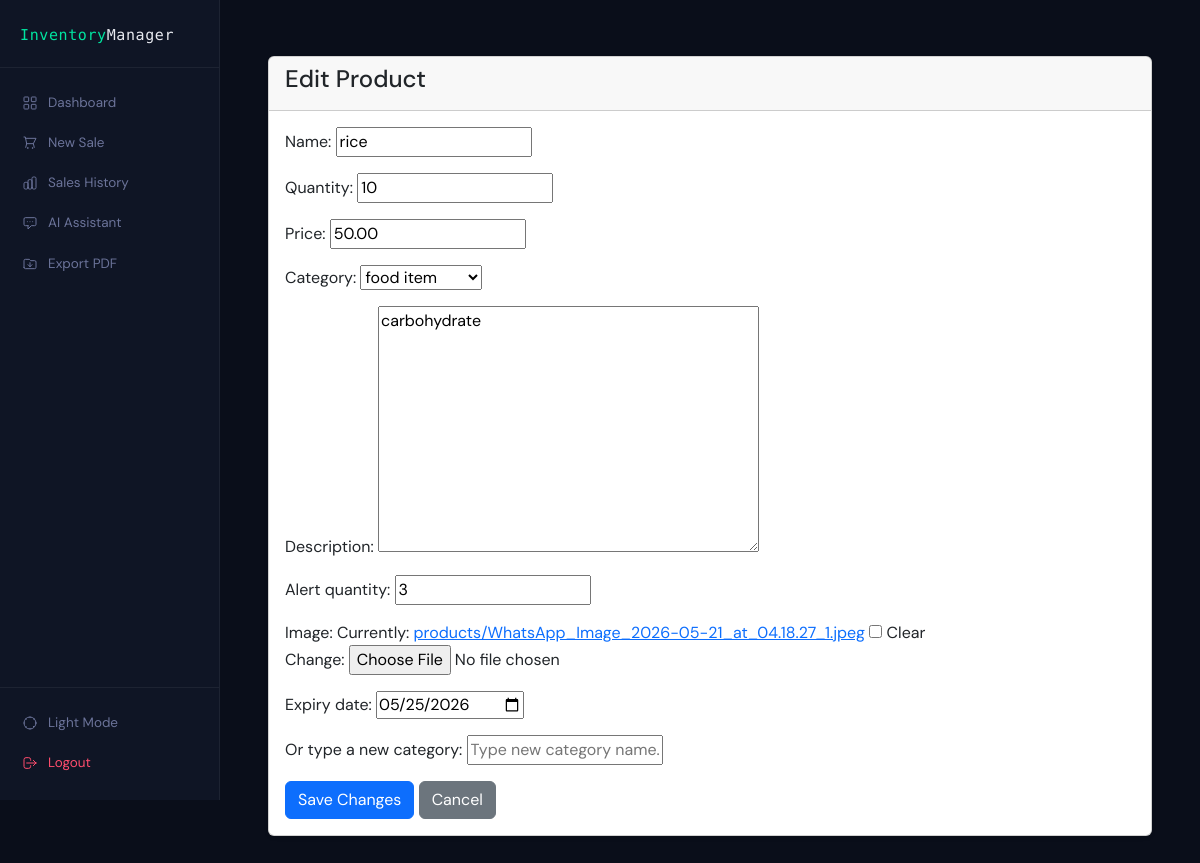
The page /edit/16/ (signed in) on the database its author committed.
### products/models.py (models this page shows, shortened)
class Product(models.Model):
    name = models.CharField(max_length=200)
    quantity = models.IntegerField()
    category = models.ForeignKey("Category", on_delete=models.SET_NULL, null=True, blank=True)
    price = models.DecimalField(max_digits=10, decimal_places=2)
    description = models.TextField(blank=True, null=True)
    created_at = models.DateTimeField(auto_now_add=True)
    user = models.ForeignKey(User, on_delete=models.CASCADE)
    alert_quantity = models.IntegerField(default=5)
    image = models.ImageField(upload_to='products/',blank=True,null=True)
    expiry_date = models.DateField(blank=True, null=True)

class Category(models.Model):
    name = models.CharField(max_length=200)
    class Meta:
        verbose_name_plural = "Categories"
    def __str__(self):
        return self.name

### products/views.py (the view)
# urls.py: path("edit/<int:pk>/", EditItemView.as_view(), name="edit_item"),
class EditItemView(LoginRequiredMixin, UpdateView):
    model = Product
    form_class = ProductModelForm
    template_name = "products/edit_item.html"
    success_url = reverse_lazy("dashboard")
    def get_queryset(self):
        return Product.objects.filter(user=self.request.user)

### products/forms.py (shortened to what this page needs)
class ProductModelForm(forms.ModelForm):
    new_category = forms.CharField(
        required=False,
        label="Or type a new category",
        widget=forms.TextInput(attrs={'placeholder': 'Type new category name...'})
    )
    class Meta:
        model = Product
        fields = ['name', 'quantity', 'price', 'category', 'description', 'alert_quantity', 'image', 'expiry_date']
        widgets = {
            'expiry_date': forms.DateInput(attrs={'type': 'date'}),
        }

### products/templates/products/edit_item.html (shortened to what this page needs)
{% extends "products/base.html" %}
{% block content %}
<div class="container mt-4">
    <div class="card shadow-sm">
        <div class="card-header">
            <h4>Edit Product</h4>
        </div>
         <form method="POST" enctype="multipart/form-data">
        <div class="card-body">
            <form method="POST">
                {{ form.as_p }}
                <button type="submit" class="btn btn-primary">
                    Save Changes
                </button>
                <a href="{% url 'dashboard' %}" class="btn btn-secondary">
                    Cancel
                </a>
            </form>
        </div>
    </div>
</div>
{% endblock content %}

### products/templates/products/base.html (style rules this page uses)
:root { --bg: #0a0e1a; --bg2: #0f1525; --bg3: #151c30; --border: rgba(255,255,255,0.06); --accent: #00e5a0; --accent2: #0066ff; --danger: #ff4d6d; --warning: #ffb347; --text: #e8eaf0; --muted: #6b7399; --card: #111827; }
* { box-sizing: border-box; }
body { background: var(--bg); color: var(--text); font-family: 'DM Sans', sans-serif; min-height: 100vh; margin: 0; }

### rows shown on the page
Product: name "rice", quantity "10", price "50.00", category "food item", description "carbohydrate", alert_quantity "3", expiry_date "05/25/2026"
